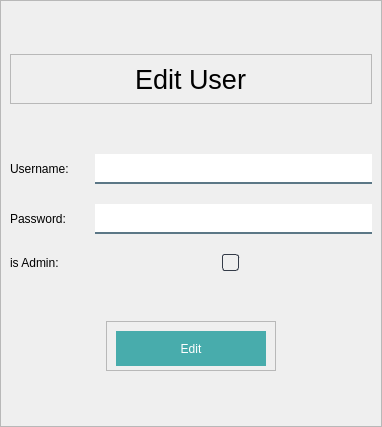
<?xml version="1.0" encoding="UTF-8"?>
<ui version="4.0">
 <class>Dialog</class>
 <widget class="QDialog" name="Dialog">
  <property name="geometry">
   <rect>
    <x>0</x>
    <y>0</y>
    <width>382</width>
    <height>427</height>
   </rect>
  </property>
  <property name="windowTitle">
   <string>Edit User</string>
  </property>
  <property name="styleSheet">
   <string notr="true">#frame {	

}


QLineEdit {
background-color:white;
border:none;
border-bottom:2px solid rgba(46, 82, 101, 200);
color:black;
padding-bottom:5px;
padding-left:3px;
}
QLabel{
font: 12pt &quot;Bahnschrift SemiCondensed&quot;;

}

#btnEdit {
	background-color: #48ACAC;
	border-radius:50px;
	color:white;
font: 14pt &quot;Bahnschrift SemiCondensed&quot;;

}
#btnEdit:hover{
background-color: #2F958D;
}</string>
  </property>
  <layout class="QVBoxLayout" name="verticalLayout">
   <property name="spacing">
    <number>0</number>
   </property>
   <property name="leftMargin">
    <number>0</number>
   </property>
   <property name="topMargin">
    <number>0</number>
   </property>
   <property name="rightMargin">
    <number>0</number>
   </property>
   <property name="bottomMargin">
    <number>0</number>
   </property>
   <item>
    <widget class="QFrame" name="frame">
     <property name="styleSheet">
      <string notr="true"> QCheckBox::indicator {
    border: 1px solid rgb(52, 59, 72);
	width: 15px;
	height: 15px;
	border-radius: 3px;
}
QCheckBox::indicator:hover {
    background-color: rgba(100, 150, 200, 0.2); /* Add a light background on hover */
}
QCheckBox::indicator:unchecked {
    border: 1px solid rgb(52, 59, 72);
}

QCheckBox::indicator:checked {
    background-color:#48ACAc;
    border: 1px solid rgb(0, 200, 100); /* Color when checked */
	background-image: url(:/images/images/cil-check-alt.png);
}</string>
     </property>
     <property name="frameShape">
      <enum>QFrame::StyledPanel</enum>
     </property>
     <property name="frameShadow">
      <enum>QFrame::Raised</enum>
     </property>
     <layout class="QVBoxLayout" name="verticalLayout_2">
      <item>
       <widget class="QFrame" name="frame_2">
        <property name="maximumSize">
         <size>
          <width>16777215</width>
          <height>50</height>
         </size>
        </property>
        <property name="frameShape">
         <enum>QFrame::StyledPanel</enum>
        </property>
        <property name="frameShadow">
         <enum>QFrame::Raised</enum>
        </property>
        <layout class="QVBoxLayout" name="verticalLayout_4">
         <property name="spacing">
          <number>0</number>
         </property>
         <property name="leftMargin">
          <number>0</number>
         </property>
         <property name="topMargin">
          <number>0</number>
         </property>
         <property name="rightMargin">
          <number>0</number>
         </property>
         <property name="bottomMargin">
          <number>0</number>
         </property>
         <item alignment="Qt::AlignHCenter">
          <widget class="QLabel" name="projectid_label_3">
           <property name="minimumSize">
            <size>
             <width>0</width>
             <height>0</height>
            </size>
           </property>
           <property name="maximumSize">
            <size>
             <width>16777215</width>
             <height>50</height>
            </size>
           </property>
           <property name="styleSheet">
            <string notr="true">font: 20pt ;</string>
           </property>
           <property name="frameShape">
            <enum>QFrame::NoFrame</enum>
           </property>
           <property name="text">
            <string>Edit User</string>
           </property>
           <property name="alignment">
            <set>Qt::AlignLeading|Qt::AlignLeft|Qt::AlignVCenter</set>
           </property>
          </widget>
         </item>
        </layout>
       </widget>
      </item>
      <item>
       <layout class="QGridLayout" name="gridLayout">
        <property name="horizontalSpacing">
         <number>15</number>
        </property>
        <property name="verticalSpacing">
         <number>20</number>
        </property>
        <item row="1" column="0">
         <widget class="QLabel" name="projectid_label_2">
          <property name="minimumSize">
           <size>
            <width>70</width>
            <height>0</height>
           </size>
          </property>
          <property name="frameShape">
           <enum>QFrame::NoFrame</enum>
          </property>
          <property name="text">
           <string>Password:</string>
          </property>
          <property name="alignment">
           <set>Qt::AlignLeading|Qt::AlignLeft|Qt::AlignVCenter</set>
          </property>
         </widget>
        </item>
        <item row="1" column="1">
         <widget class="QLineEdit" name="txtPassword">
          <property name="minimumSize">
           <size>
            <width>0</width>
            <height>30</height>
           </size>
          </property>
         </widget>
        </item>
        <item row="0" column="0">
         <widget class="QLabel" name="projectid_label">
          <property name="minimumSize">
           <size>
            <width>70</width>
            <height>0</height>
           </size>
          </property>
          <property name="frameShape">
           <enum>QFrame::NoFrame</enum>
          </property>
          <property name="text">
           <string>Username:</string>
          </property>
          <property name="alignment">
           <set>Qt::AlignLeading|Qt::AlignLeft|Qt::AlignVCenter</set>
          </property>
         </widget>
        </item>
        <item row="0" column="1">
         <widget class="QLineEdit" name="txtUsername">
          <property name="minimumSize">
           <size>
            <width>0</width>
            <height>30</height>
           </size>
          </property>
         </widget>
        </item>
        <item row="2" column="0">
         <widget class="QLabel" name="label_17">
          <property name="text">
           <string>is Admin:</string>
          </property>
         </widget>
        </item>
        <item row="2" column="1" alignment="Qt::AlignHCenter">
         <widget class="QCheckBox" name="isAdminCheckBox">
          <property name="text">
           <string/>
          </property>
         </widget>
        </item>
       </layout>
      </item>
      <item alignment="Qt::AlignHCenter">
       <widget class="QFrame" name="frame_3">
        <property name="maximumSize">
         <size>
          <width>16777215</width>
          <height>50</height>
         </size>
        </property>
        <property name="frameShape">
         <enum>QFrame::StyledPanel</enum>
        </property>
        <property name="frameShadow">
         <enum>QFrame::Raised</enum>
        </property>
        <layout class="QVBoxLayout" name="verticalLayout_3">
         <item>
          <widget class="QPushButton" name="btnEdit">
           <property name="minimumSize">
            <size>
             <width>150</width>
             <height>35</height>
            </size>
           </property>
           <property name="maximumSize">
            <size>
             <width>170</width>
             <height>16777215</height>
            </size>
           </property>
           <property name="cursor">
            <cursorShape>PointingHandCursor</cursorShape>
           </property>
           <property name="styleSheet">
            <string notr="true"/>
           </property>
           <property name="text">
            <string>Edit</string>
           </property>
          </widget>
         </item>
        </layout>
       </widget>
      </item>
     </layout>
    </widget>
   </item>
  </layout>
 </widget>
 <resources>
  <include location="resources.qrc"/>
 </resources>
 <connections/>
</ui>
